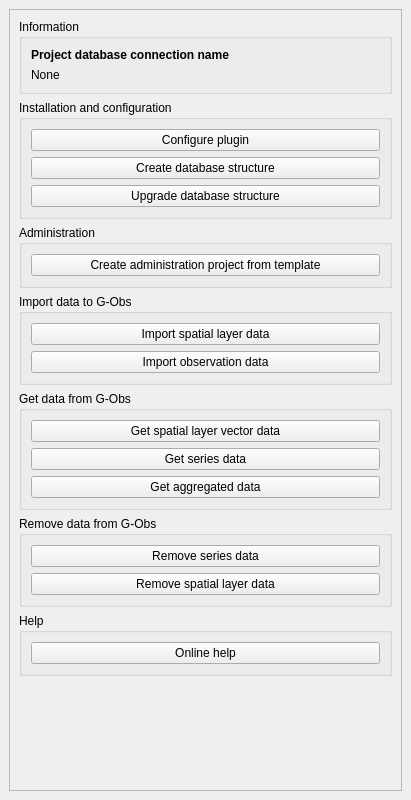
<?xml version="1.0" encoding="UTF-8"?>
<ui version="4.0">
 <class>GobsDockWidgetBase</class>
 <widget class="QDockWidget" name="GobsDockWidgetBase">
  <property name="geometry">
   <rect>
    <x>0</x>
    <y>0</y>
    <width>411</width>
    <height>800</height>
   </rect>
  </property>
  <property name="windowTitle">
   <string>G-obs</string>
  </property>
  <widget class="QWidget" name="dockWidgetContents">
   <layout class="QGridLayout" name="gridLayout">
    <item row="0" column="0">
     <widget class="QScrollArea" name="scrollArea">
      <property name="widgetResizable">
       <bool>true</bool>
      </property>
      <widget class="QWidget" name="scrollAreaWidgetContents">
       <property name="geometry">
        <rect>
         <x>0</x>
         <y>0</y>
         <width>377</width>
         <height>786</height>
        </rect>
       </property>
       <layout class="QVBoxLayout" name="verticalLayout">
        <item>
         <widget class="QGroupBox" name="groupBox_6">
          <property name="title">
           <string>Information</string>
          </property>
          <layout class="QVBoxLayout" name="verticalLayout_7">
           <item>
            <layout class="QGridLayout" name="gridLayout_2">
             <item row="0" column="0">
              <widget class="QLabel" name="label_2">
               <property name="font">
                <font>
                 <weight>75</weight>
                 <bold>true</bold>
                </font>
               </property>
               <property name="text">
                <string>Project database connection name</string>
               </property>
              </widget>
             </item>
             <item row="1" column="0">
              <widget class="QLabel" name="database_connection_name">
               <property name="text">
                <string>None</string>
               </property>
               <property name="wordWrap">
                <bool>true</bool>
               </property>
              </widget>
             </item>
            </layout>
           </item>
          </layout>
         </widget>
        </item>
        <item>
         <widget class="QGroupBox" name="groupBox">
          <property name="title">
           <string>Installation and configuration</string>
          </property>
          <layout class="QVBoxLayout" name="verticalLayout_2">
           <item>
            <widget class="QPushButton" name="button_configure_plugin">
             <property name="text">
              <string>Configure plugin</string>
             </property>
            </widget>
           </item>
           <item>
            <widget class="QPushButton" name="button_create_database_structure">
             <property name="text">
              <string>Create database structure</string>
             </property>
            </widget>
           </item>
           <item>
            <widget class="QPushButton" name="button_upgrade_database_structure">
             <property name="text">
              <string>Upgrade database structure</string>
             </property>
            </widget>
           </item>
          </layout>
         </widget>
        </item>
        <item>
         <widget class="QGroupBox" name="groupBox_7">
          <property name="title">
           <string>Administration</string>
          </property>
          <layout class="QVBoxLayout" name="verticalLayout_8">
           <item>
            <widget class="QPushButton" name="button_create_administration_project_from_template">
             <property name="text">
              <string>Create administration project from template</string>
             </property>
            </widget>
           </item>
          </layout>
         </widget>
        </item>
        <item>
         <widget class="QGroupBox" name="groupBox_2">
          <property name="title">
           <string>Import data to G-Obs</string>
          </property>
          <layout class="QVBoxLayout" name="verticalLayout_3">
           <item>
            <widget class="QPushButton" name="button_import_spatial_layer_data">
             <property name="text">
              <string>Import spatial layer data</string>
             </property>
            </widget>
           </item>
           <item>
            <widget class="QPushButton" name="button_import_observation_data">
             <property name="text">
              <string>Import observation data</string>
             </property>
            </widget>
           </item>
          </layout>
         </widget>
        </item>
        <item>
         <widget class="QGroupBox" name="groupBox_3">
          <property name="title">
           <string>Get data from G-Obs</string>
          </property>
          <layout class="QVBoxLayout" name="verticalLayout_4">
           <item>
            <widget class="QPushButton" name="button_get_spatial_layer_vector_data">
             <property name="text">
              <string>Get spatial layer vector data</string>
             </property>
            </widget>
           </item>
           <item>
            <widget class="QPushButton" name="button_get_series_data">
             <property name="text">
              <string>Get series data</string>
             </property>
            </widget>
           </item>
           <item>
            <widget class="QPushButton" name="button_get_aggregated_data">
             <property name="text">
              <string>Get aggregated data</string>
             </property>
            </widget>
           </item>
          </layout>
         </widget>
        </item>
        <item>
         <widget class="QGroupBox" name="groupBox_5">
          <property name="title">
           <string>Remove data from G-Obs</string>
          </property>
          <layout class="QVBoxLayout" name="verticalLayout_6">
           <item>
            <widget class="QPushButton" name="button_remove_series_data">
             <property name="text">
              <string>Remove series data</string>
             </property>
            </widget>
           </item>
           <item>
            <widget class="QPushButton" name="button_remove_spatial_layer_data">
             <property name="text">
              <string>Remove spatial layer data</string>
             </property>
            </widget>
           </item>
          </layout>
         </widget>
        </item>
        <item>
         <widget class="QGroupBox" name="groupBox_4">
          <property name="title">
           <string>Help</string>
          </property>
          <layout class="QVBoxLayout" name="verticalLayout_5">
           <item>
            <widget class="QPushButton" name="button_online_help">
             <property name="text">
              <string>Online help</string>
             </property>
            </widget>
           </item>
          </layout>
         </widget>
        </item>
        <item>
         <spacer name="verticalSpacer">
          <property name="orientation">
           <enum>Qt::Vertical</enum>
          </property>
          <property name="sizeHint" stdset="0">
           <size>
            <width>20</width>
            <height>40</height>
           </size>
          </property>
         </spacer>
        </item>
       </layout>
      </widget>
     </widget>
    </item>
   </layout>
  </widget>
 </widget>
 <tabstops>
  <tabstop>scrollArea</tabstop>
  <tabstop>button_configure_plugin</tabstop>
  <tabstop>button_create_database_structure</tabstop>
  <tabstop>button_upgrade_database_structure</tabstop>
  <tabstop>button_create_administration_project_from_template</tabstop>
  <tabstop>button_import_spatial_layer_data</tabstop>
  <tabstop>button_import_observation_data</tabstop>
  <tabstop>button_get_spatial_layer_vector_data</tabstop>
  <tabstop>button_get_series_data</tabstop>
  <tabstop>button_get_aggregated_data</tabstop>
  <tabstop>button_remove_series_data</tabstop>
  <tabstop>button_remove_spatial_layer_data</tabstop>
  <tabstop>button_online_help</tabstop>
 </tabstops>
 <resources/>
 <connections/>
</ui>
